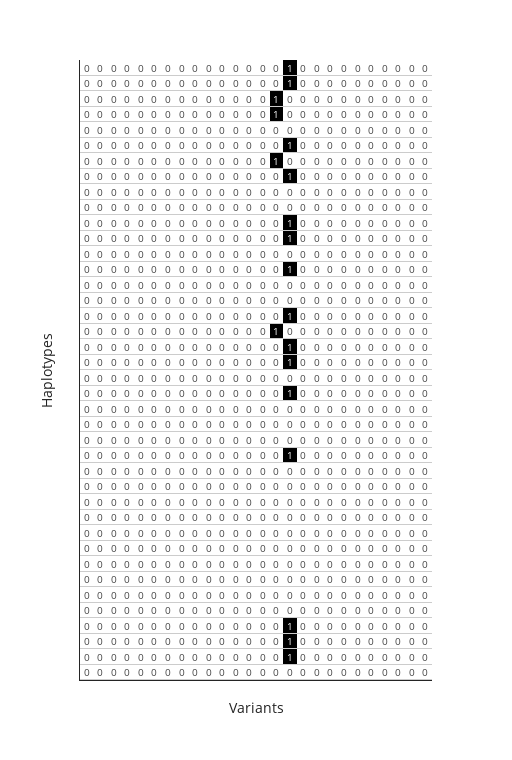

Write notebook code for a chart like this one.
### Markdown cell above
This function will visualise haplotypes as a heatmap, with haplotypes as rows and variants as columns. A reference allele has a white background, and an alternate allele has a black background.

Let's use the function to visualise the haplotypes we accessed above.

### Code cell
plot_haplotypes(ds_haps)

### Figure 1 — Plotly figure (JSON) as saved in the notebook; plotly's stock layout.template omitted (floating-point values rounded to 4 significant figures; data arrays with more than 128 entries replaced by an {"elided": "..."} marker saying what was removed)
{"data": [{"coloraxis": "coloraxis", "hovertemplate": "Variants: %{x}<br>Haplotypes: %{y}<br>color: %{z}<extra></extra>", "name": "0", "texttemplate": "%{z}", "type": "heatmap", "xaxis": "x", "xgap": 0, "yaxis": "y", "ygap": 1, "z": {"elided": "40x26 int values"}}], "layout": {"coloraxis": {"cmax": 0, "cmin": 0, "colorscale": [[0, "rgb(255,255,255)"], [0.125, "rgb(240,240,240)"], [0.25, "rgb(217,217,217)"], [0.375, "rgb(189,189,189)"], [0.5, "rgb(150,150,150)"], [0.625, "rgb(115,115,115)"], [0.75, "rgb(82,82,82)"], [0.875, "rgb(37,37,37)"], [1, "rgb(0,0,0)"]], "showscale": false}, "height": 760, "margin": {"t": 60}, "plot_bgcolor": "#cccccc", "width": 512, "xaxis": {"anchor": "y", "domain": [0, 1], "tickvals": [], "title": {"text": "Variants"}}, "yaxis": {"anchor": "x", "autorange": "reversed", "domain": [0, 1], "tickvals": [], "title": {"text": "Haplotypes"}}}}
